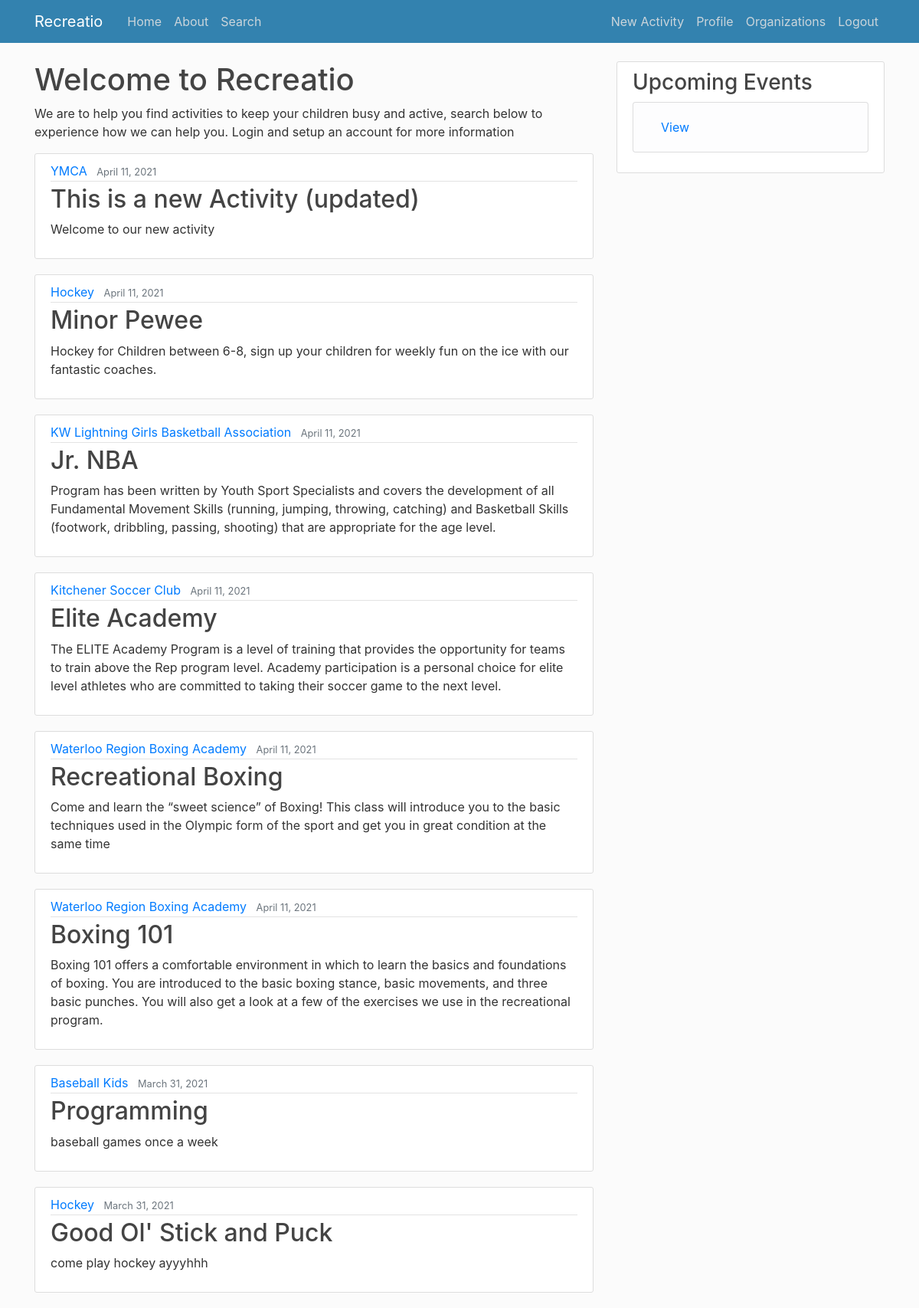
The page / (signed in) on the database its author committed.
### users/models.py (models this page shows, shortened)
class Activities(models.Model):
    start_date = models.DateField(verbose_name="Start Date (YYYY-MM-DD)")
    end_date = models.DateField(verbose_name="End Date (YYYY-MM-DD)")
    age_group_young = models.IntegerField(default = 0, verbose_name="Youngest Age") #flag year of birth
    age_group_old = models.IntegerField(default = 20, verbose_name="Oldest Age") #flag year of birth
    reg_start = models.DateField(verbose_name="Registration Start Date (YYYY-MM-DD)")  #set up when registration is open
    reg_end = models.DateField(verbose_name="Registration End Date (YYYY-MM-DD)")   #set up when registration is closed
    max_size = models.IntegerField(default = 0, verbose_name="Registration Maximum")    #set up the size of a class
    description = models.CharField(max_length=300)
    organization = models.ForeignKey(Organization, on_delete=models.CASCADE)
    title = models.CharField(max_length = 100)
    date_posted = models.DateTimeField(default=timezone.now)
    author = models.ForeignKey(User, on_delete=models.CASCADE)

class Organization(models.Model):
    name = models.CharField(max_length=50)
    city = models.CharField(max_length=40)
    leaders = models.ManyToManyField(Profile)

### users/views.py (the view)
# urls.py: path('', ActivityListView.as_view(), name='web-home'),
class ActivityListView(ListView):
    model = Activities
    template_name = 'web/home.html'
    context_object_name = 'activities'
    ordering = ['-date_posted'] #orders posts from newest to oldest

### web/templates/web/home.html
{% extends "web/base.html" %}
{% block content %}
  <body>
    <h1>Welcome to Recreatio </h1>
    <p>We are to help you find activities to keep your children busy and active, search below to experience how we can help you.
      Login and setup an account for more information</p>
    {% for activity in activities %}
      <article class="media content-section">
        <div class="media-body">
          <div class="article-metadata">
            <a class="mr-2" href="#">{{ activity.organization.name }}</a>
            <small class="text-muted">{{ activity.date_posted|date:"F d, Y"}}</small>
          </div>
          <h2><a class="article-title" href="{% url 'activity-detail' activity.id %}">{{ activity.title }}</a></h2>
          <p class="article-content">{{ activity.description }}</p>
        </div>
      </article>
    {% endfor %}
    </body>
{% endblock content %}

### web/static/web/main.css (style rules this page uses)
body { background: #fafafac0; color: #333333; margin-top: 5rem; }
h1, h2, h3, h4, h5, h6 { color: #444444; }
.content-section { background: #ffffff; padding: 10px 20px; border: 1px solid #dddddd; border-radius: 3px; margin-bottom: 20px; }
.article-title { color: #444444; }
.article-content { white-space: pre-line; }
.article-metadata { padding-bottom: 1px; margin-bottom: 4px; border-bottom: 1px solid #e3e3e3 }

### rows shown on the page
Activities: organization.name "YMCA", date_posted "April 11, 2021", title "This is a new Activity (updated)", description "Welcome to our new activity"
Activities: organization.name "Hockey", date_posted "April 11, 2021", title "Minor Pewee", description "Hockey for Children between 6-8, sign up your children for weekly fun on the ice with our fantastic coaches."
Activities: organization.name "KW Lightning Girls Basketball Association", date_posted "April 11, 2021", title "Jr. NBA", description "Program has been written by Youth Sport Specialists and covers the development of all Fundamental Movement Skills (running, jumping, throwing, catching) and Basketball Skills (footwork, dribbling, passing, shooting) that are appropriate for the age level."
Activities: organization.name "Kitchener Soccer Club", date_posted "April 11, 2021", title "Elite Academy", description "The ELITE Academy Program is a level of training that provides the opportunity for teams to train above the Rep program level. Academy participation is a personal choice for elite level athletes who are committed to taking their soccer game to the next level."
Activities: organization.name "Waterloo Region Boxing Academy", date_posted "April 11, 2021", title "Recreational Boxing", description "Come and learn the “sweet science” of Boxing! This class will introduce you to the basic techniques used in the Olympic form of the sport and get you in great condition at the same time"
Activities: organization.name "Waterloo Region Boxing Academy", date_posted "April 11, 2021", title "Boxing 101", description "Boxing 101 offers a comfortable environment in which to learn the basics and foundations of boxing. You are introduced to the basic boxing stance, basic movements, and three basic punches. You will also get a look at a few of the exercises we use in the recreational program."
Activities: organization.name "Baseball Kids", date_posted "March 31, 2021", title "Programming", description "baseball games once a week"
Activities: organization.name "Hockey", date_posted "March 31, 2021", title "Good Ol' Stick and Puck", description "come play hockey ayyyhhh"
